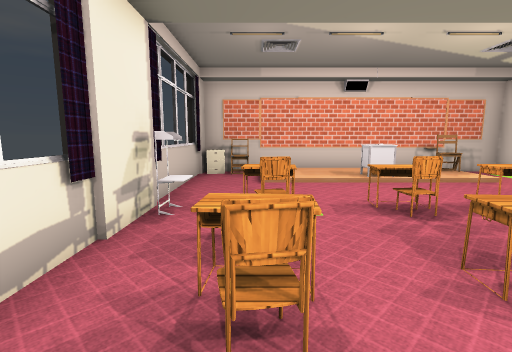
View 1 (above)

20 first-person views from a walk through a Unity game level. The camera is 1.3 m above the floor, tilts 8° down and sees 85° across. The floor is counted in squares, 1 m on a side. Each view is taken from the middle of a square. On the plan, view 1 faces up. The plan holds only what a view shows up to about 13 squares ahead; the rest is blank. The player is left out. Door leaves are left out, so doorways stand open. Some surface patterns are stand-ins.

View 2
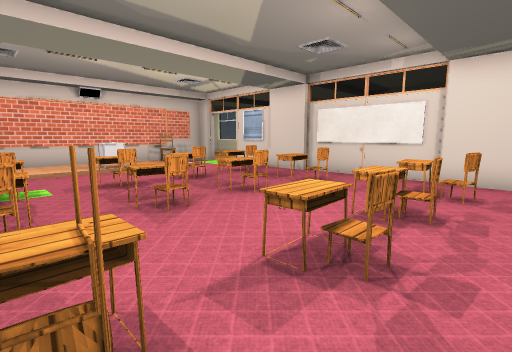

View 3
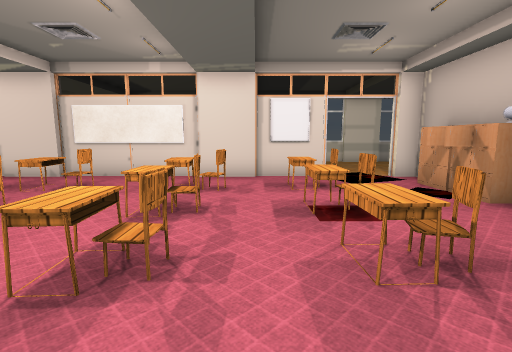

View 4
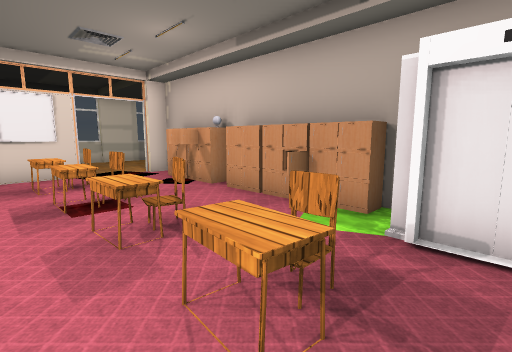

View 5
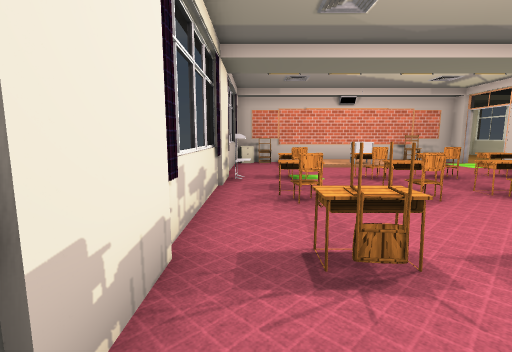

View 6
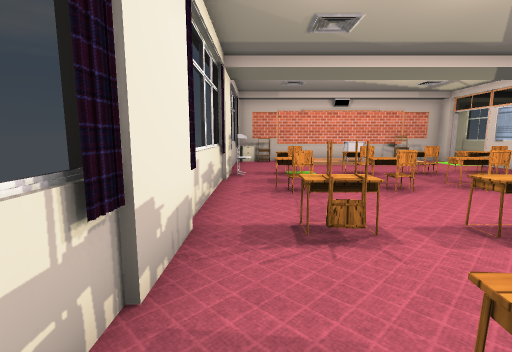

View 7
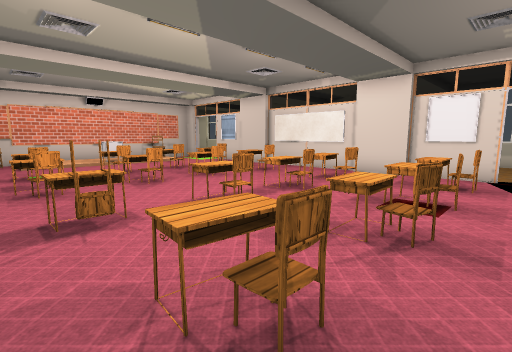

View 8
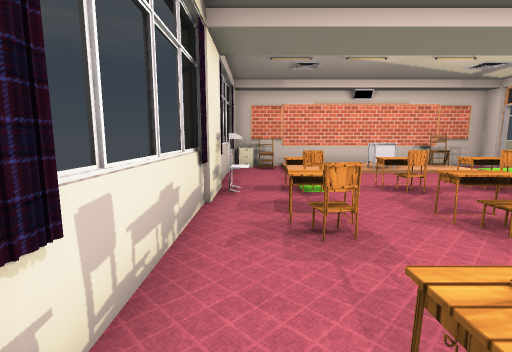

View 9
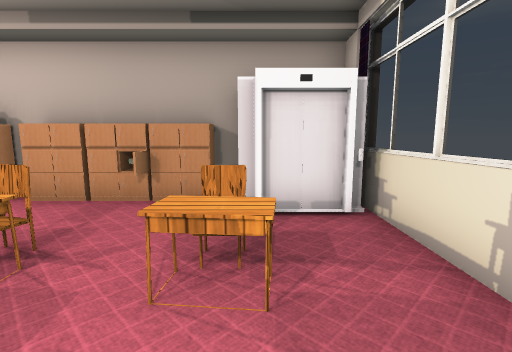

View 10
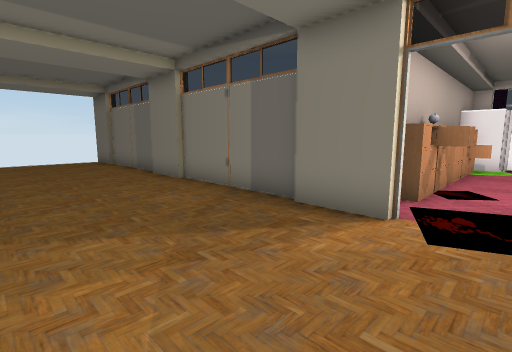

View 11
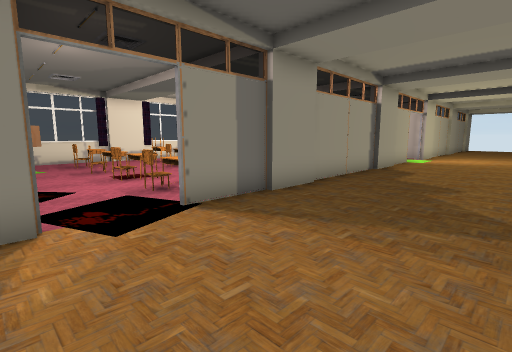

View 12
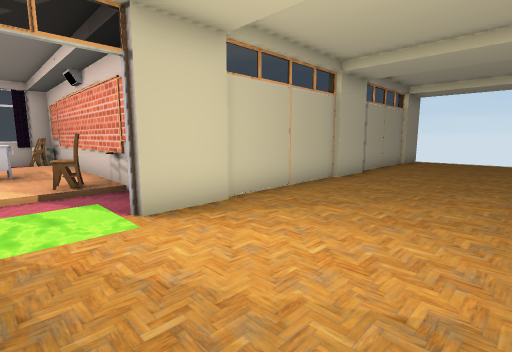

View 13
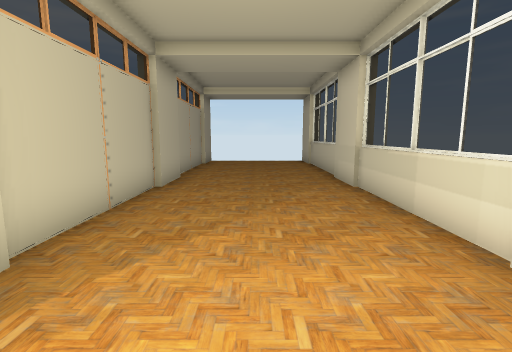

View 14
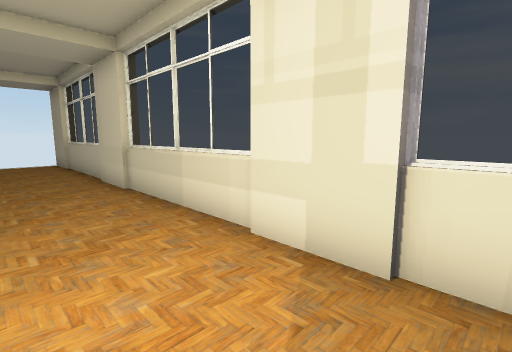

View 15
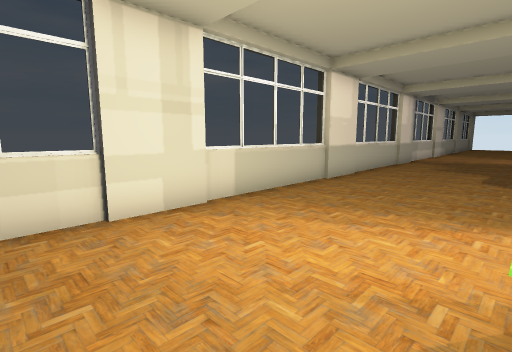

View 16
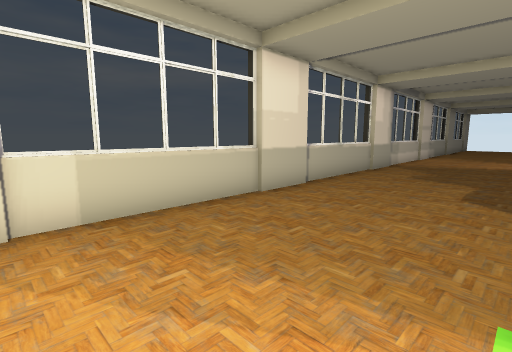

View 17
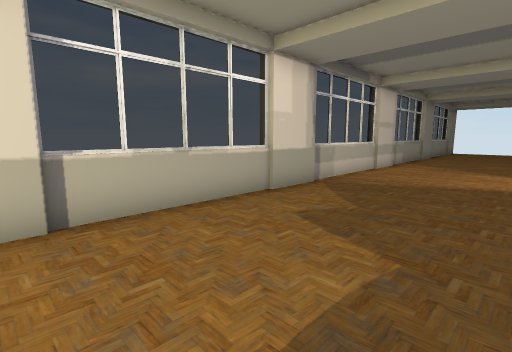

View 18
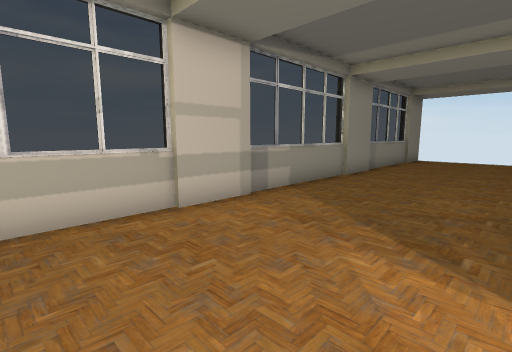

View 19
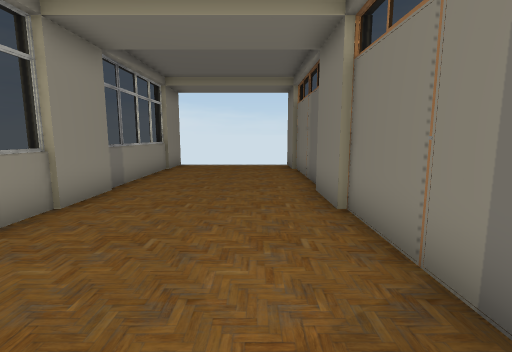

View 20
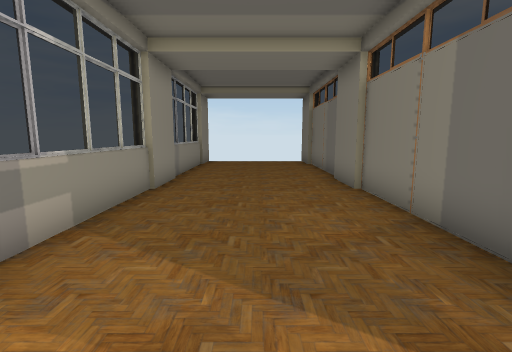

### Floor plan
Ten units are one square. View 1 is at (0, 0); x grows to the right and y downward. Boxes are objects, and circles mark ways between rooms. Rooms are numbered by the first view taken in them; rooms with no view inside come last. Other rooms are left out.
<svg viewBox="-26 -250 178 476">
<path fill="none" stroke="#000" d="M-18 -34 -20 -29M-19 -33 -20 -28M-20 -34 -19 -28M92 -6 92 -35M-18 31 -20 35M-19 30 -20 35M-20 31 -19 36M91 -34 91 -52M-19 -58 -21 -53M91 30 91 11M92 -54 92 -76M92 54 92 29M44 82 55 82M74 82 91 82M91 -98 91 -105 -20 -105 -20 76M95 11 95 30M92 11 92 -6M94 -35 94 9M94 29 94 54M95 -54 95 -34M95 75 95 94M94 95 94 140M95 -118 95 -98M95 139 95 159M94 -162 94 -118M95 -181 95 -161M94 161 94 204M94 -220 94 -184M95 204 95 220M147 221 147 -245"/>
<rect x="-15" y="65" width="20" height="20" fill="#bbb"><title>other object</title></rect>
<rect x="-15" y="-55" width="10" height="10" fill="#bbb"><title>shelf</title></rect>
<rect x="-15" y="-105" width="10" height="10" fill="#bbb"><title>cabinet</title></rect>
<rect x="-5" y="45" width="10" height="10" fill="#bbb"><title>chair</title></rect>
<rect x="-5" y="35" width="20" height="10" fill="#bbb"><title>desk</title></rect>
<rect x="-5" y="5" width="10" height="10" fill="#bbb"><title>chair</title></rect>
<rect x="-5" y="-15" width="10" height="10" fill="#bbb"><title>chair</title></rect>
<rect x="-5" y="-35" width="10" height="20" fill="#bbb"><title>desk</title></rect>
<rect x="-5" y="-45" width="10" height="10" fill="#bbb"><title>chair</title></rect>
<rect x="-5" y="-65" width="20" height="20" fill="#bbb"><title>desk</title></rect>
<rect x="-5" y="-105" width="10" height="10" fill="#bbb"><title>chair</title></rect>
<rect x="5" y="75" width="20" height="10" fill="#bbb"><title>locker</title></rect>
<rect x="5" y="5" width="10" height="10" fill="#bbb"><title>desk</title></rect>
<rect x="15" y="65" width="20" height="20" fill="#bbb"><title>locker</title></rect>
<rect x="15" y="35" width="20" height="10" fill="#bbb"><title>desk</title></rect>
<rect x="15" y="5" width="20" height="10" fill="#bbb"><title>desk</title></rect>
<rect x="15" y="-35" width="10" height="20" fill="#bbb"><title>desk</title></rect>
<rect x="15" y="-55" width="20" height="10" fill="#bbb"><title>desk</title></rect>
<rect x="25" y="45" width="10" height="10" fill="#bbb"><title>chair</title></rect>
<rect x="25" y="15" width="10" height="10" fill="#bbb"><title>chair</title></rect>
<rect x="25" y="-25" width="10" height="10" fill="#bbb"><title>chair</title></rect>
<rect x="25" y="-45" width="10" height="10" fill="#bbb"><title>chair</title></rect>
<rect x="25" y="-95" width="20" height="20" fill="#bbb"><title>podium</title></rect>
<rect x="35" y="75" width="10" height="10" fill="#bbb"><title>locker</title></rect>
<rect x="35" y="-35" width="20" height="20" fill="#bbb"><title>desk</title></rect>
<rect x="45" y="45" width="10" height="10" fill="#bbb"><title>chair</title></rect>
<rect x="45" y="35" width="10" height="10" fill="#bbb"><title>desk</title></rect>
<rect x="45" y="15" width="10" height="10" fill="#bbb"><title>chair</title></rect>
<rect x="45" y="5" width="10" height="10" fill="#bbb"><title>desk</title></rect>
<rect x="45" y="-25" width="10" height="10" fill="#bbb"><title>chair</title></rect>
<rect x="45" y="-55" width="10" height="10" fill="#bbb"><title>chair</title></rect>
<rect x="45" y="-65" width="10" height="10" fill="#bbb"><title>desk</title></rect>
<rect x="55" y="65" width="10" height="20" fill="#bbb"><title>locker</title></rect>
<rect x="55" y="-105" width="20" height="20" fill="#bbb"><title>chair</title></rect>
<rect x="65" y="65" width="10" height="20" fill="#bbb"><title>locker</title></rect>
<rect x="65" y="45" width="10" height="10" fill="#bbb"><title>chair</title></rect>
<rect x="65" y="35" width="20" height="10" fill="#bbb"><title>desk</title></rect>
<rect x="65" y="15" width="10" height="10" fill="#bbb"><title>chair</title></rect>
<rect x="65" y="5" width="10" height="10" fill="#bbb"><title>desk</title></rect>
<rect x="65" y="-15" width="10" height="10" fill="#bbb"><title>chair</title></rect>
<rect x="65" y="-35" width="10" height="20" fill="#bbb"><title>desk</title></rect>
<rect x="65" y="-45" width="10" height="10" fill="#bbb"><title>other object</title></rect>
<rect x="65" y="-65" width="20" height="20" fill="#bbb"><title>desk</title></rect>
<circle cx="90" cy="-85" r="3" fill="#2a7"/>
<circle cx="90" cy="65" r="3" fill="#2a7"/>
<text x="30" y="-10">1</text>
<text x="120" y="-10">2</text>
</svg>
Room 1 opens to room 2.

Where each view was taken, in squares from view 1:
view 1: 0 up, 0 right, facing up
view 2: 3 down, 0 right, facing up-right
view 3: 3 down, 0 right, facing right
view 4: 3 down, 1 left, facing down-right
view 5: 4 down, 1 left, facing up
view 6: 5 down, 1 left, facing up
view 7: 6 down, 1 left, facing up-right
view 8: 2 down, 1 left, facing up
view 9: 2 down, 0 right, facing down
view 10: 6 down, 14 right, facing down-left
view 11: 8 down, 14 right, facing up-left
view 12: 8 up, 14 right, facing up-left
view 13: 9 up, 12 right, facing up
view 14: 9 up, 12 right, facing up-right
view 15: 13 up, 10 right, facing down-right
view 16: 10 up, 10 right, facing down-right
view 17: 4 up, 10 right, facing down-right
view 18: 5 down, 10 right, facing down-right
view 19: 9 down, 11 right, facing down
view 20: 7 down, 12 right, facing down
